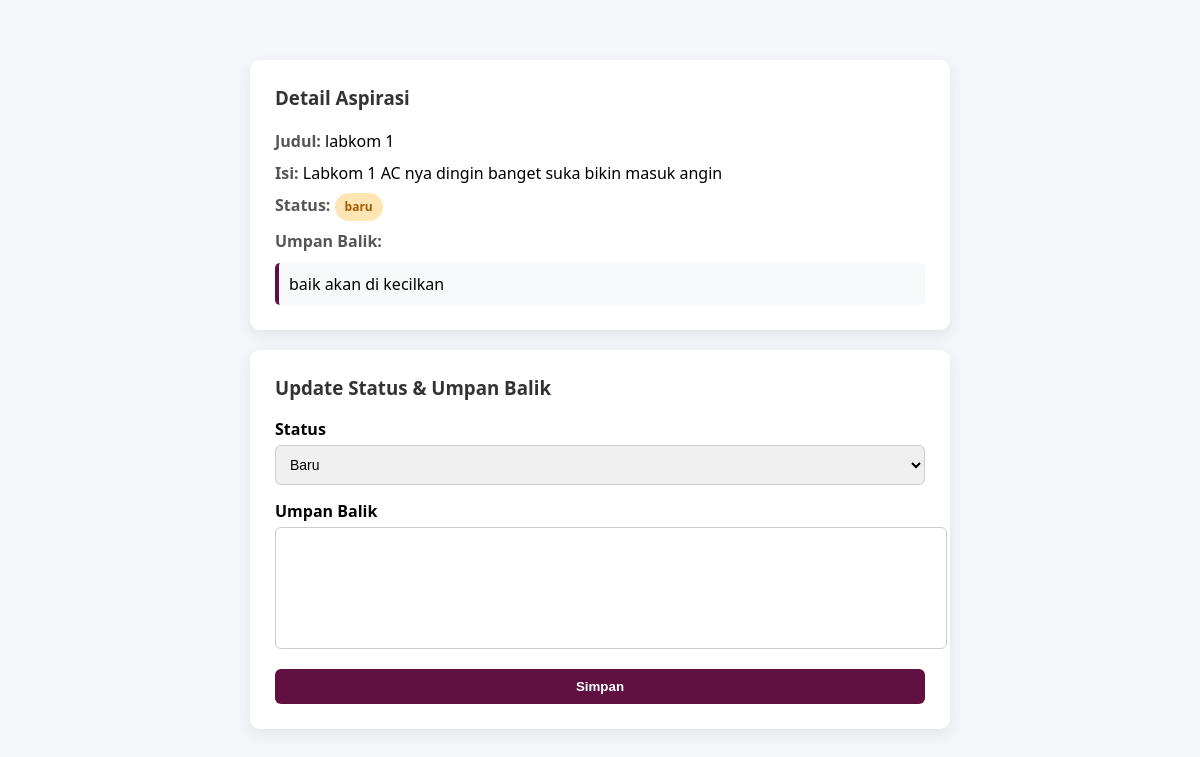
Page /Index.php?controller=AdminController&action=detail&id=5 (signed in) on the committed database.
### tables this page shows
CREATE TABLE `aspirasi` (
  `id_aspirasi` int(11) NOT NULL,
  `id_user` int(11) NOT NULL,
  `id_kategori` int(11) NOT NULL,
  `judul` varchar(150) NOT NULL,
  `isi` text NOT NULL,
  `tanggal` datetime DEFAULT current_timestamp(),
  `status` enum('baru','diproses','selesai') DEFAULT 'baru'
);

CREATE TABLE `umpan_balik` (
  `id_feedback` int(11) NOT NULL,
  `id_aspirasi` int(11) NOT NULL,
  `pesan` text NOT NULL,
  `tanggal` datetime DEFAULT current_timestamp()
);

### app/controllers/AdminController.php (called while the page is built, shortened)
<?php
require_once 'app/models/AspirasiModel.php';
class AdminController {
    public function detail() {
        $model = new AspirasiModel();
        $data = $model->getById($_GET['id']);
        $feedback = $model->getFeedback($_GET['id']);
        include 'app/views/admin/DetailAspirasi.php';
    }
}

### Index.php (called while the page is built, shortened)
<?php
$action     = $_GET['action'] ?? 'index';
$obj = new $controller();
$obj->$action();

### app/models/Koneksi.php (called while the page is built, shortened)
<?php
class Koneksi {
    private $host = "localhost";
    private $user = "root";
    private $pass = "";
    private $db   = "pengaduan_sekolah";
    public function __construct() {
        $this->conn = new mysqli(
            $this->host,
            $this->user,
            $this->pass,
            $this->db
        );
    }
}

### app/models/AspirasiModel.php (called while the page is built, shortened)
<?php
require_once __DIR__ . '/Koneksi.php';
class AspirasiModel extends Koneksi {
    public function getById($id) {
        $query = "SELECT * FROM aspirasi WHERE id_aspirasi = '$id'";
        $result = $this->conn->query($query);
        return $result->fetch_assoc();
    }
    public function getFeedback($id_aspirasi) {
        $result = $this->conn->query(
            "SELECT * FROM umpan_balik WHERE id_aspirasi = '$id_aspirasi'"
        );
        return $result->fetch_assoc();
    }
}

### app/views/admin/DetailAspirasi.php (the view, shortened to what this page needs)
<!DOCTYPE html>
<html lang="id">
<head>
</head>
<body>
<div class="container">
    <div class="card">
        <h3>Detail Aspirasi</h3>
        <div class="detail">
            <p><span class="label">Judul:</span> <?= $data['judul']; ?></p>
            <p><span class="label">Isi:</span> <?= $data['isi']; ?></p>
            <p>
                <span class="label">Status:</span>
                <span class="status <?= strtolower($data['status']); ?>">
                    <?= $data['status']; ?>
                </span>
            </p>
            <?php if ($feedback): ?>
                <p class="label">Umpan Balik:</p>
                <div class="feedback-box">
                    <?= $feedback['pesan']; ?>
                </div>
            <?php endif; ?>
        </div>
    </div>
    <div class="card">
        <h3>Update Status & Umpan Balik</h3>
        <form method="post" action="Index.php?controller=AdminController&action=proses">
            <label>Status</label>
            <select name="status">
                <option value="baru">Baru</option>
            </select>
            <label>Umpan Balik</label>
            <textarea name="pesan" required></textarea>
            <button type="submit" class="btn">Simpan</button>
        </form>
    </div>
</div>
</body>
</html>

### app/views/admin/DetailAspirasi.php (style rules this page uses)
body { margin: 0; font-family: 'Segoe UI', sans-serif; background: #f4f6f9; }
.container { max-width: 700px; margin: 40px auto; padding: 20px; }
.card { background: #fff; border-radius: 10px; padding: 25px; box-shadow: 0 5px 15px rgba(0,0,0,0.08); margin-bottom: 20px; }
h3 { margin-top: 0; color: #333; }
.detail p { margin: 8px 0; line-height: 1.5; }
.label { font-weight: bold; color: #555; }
.status { padding: 5px 10px; border-radius: 15px; font-size: 12px; font-weight: bold; display: inline-block; }
.status.baru { background: #ffe5b4; color: #a15c00; }
label { font-weight: bold; display: block; margin-top: 15px; margin-bottom: 5px; }
select, textarea { width: 100%; padding: 10px; border-radius: 6px; border: 1px solid #ccc; font-size: 14px; }
textarea { height: 100px; resize: none; }
.btn { margin-top: 15px; padding: 10px; border: none; border-radius: 6px; background: #5f0f40; color: #fff; font-weight: bold; cursor: pointer; width: 100%; transition: 0.3s; }
.feedback-box { background: #f8f9fa; padding: 10px; border-left: 4px solid #5f0f40; margin-top: 10px; border-radius: 5px; }

### rows in the picture
aspirasi: judul "labkom 1", isi "Labkom 1 AC nya dingin banget suka bikin masuk angin", status "baru"
umpan_balik: pesan "baik akan di kecilkan"
